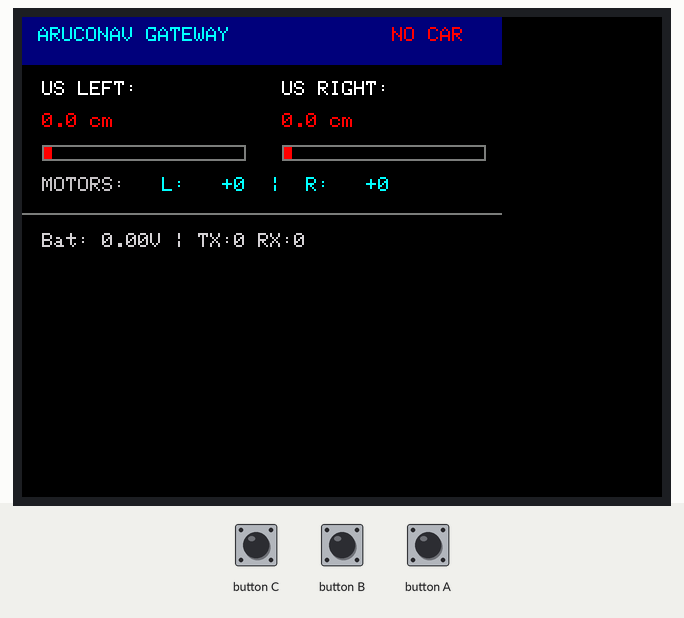
Simulated run of this program. Board: ESP32. Parts: 320×240 colour display. What the program prints to the serial monitor is not drawn.

Above: at 6.29 s.

The program:

main.cpp
```cpp
/*
 * =========================================================================
 * ArUcoNav: M5StickC PLUS 2 USB Remote Node & ESP-NOW Gateway
 * =========================================================================
 * Functions:
 *  - High-speed USB Serial link with Python PC application (115200 baud).
 *  - Direct 2.4GHz ESP-NOW radio transceiver communicating with ESP32-S3 car.
 *  - Built-in color LCD display (135x240) rendering live HUD:
 *      * Link status & Packet Counter
 *      * Dual Ultrasonic distance bars & numbers (Left & Right)
 *      * Motor PWM values (L & R)
 *      * Battery & Power status
 * =========================================================================
 */

#include <M5Unified.h>
#include <esp_now.h>
#include <WiFi.h>
#include <esp_wifi.h>

// Struct for Drive Command sent from PC -> Car
typedef struct __attribute__((packed)) {
  int16_t v_left;
  int16_t v_right;
  uint32_t seq;
} DriveCommandMsg;

// Struct for Telemetry sent from Car -> PC
typedef struct __attribute__((packed)) {
  float us_left_cm;
  float us_right_cm;
  float battery_voltage;
  uint8_t status_code; // 0=OK, 1=WARN, 2=CRITICAL
  uint32_t seq;
} TelemetryMsg;

DriveCommandMsg tx_cmd;
TelemetryMsg rx_telem;

// ESP-NOW Broadcast MAC Address (FF:FF:FF:FF:FF:FF)
uint8_t peer_mac[] = {0xFF, 0xFF, 0xFF, 0xFF, 0xFF, 0xFF};

// Telemetry & UI Tracking
unsigned long last_telem_recv_time = 0;
unsigned long last_display_update = 0;
uint32_t tx_pkt_count = 0;
uint32_t rx_pkt_count = 0;

void onDataRecv(const uint8_t *mac_addr, const uint8_t *data, int len) {
  if (len == sizeof(TelemetryMsg)) {
    memcpy(&rx_telem, data, sizeof(TelemetryMsg));
    last_telem_recv_time = millis();
    rx_pkt_count++;

    // Forward telemetry over USB Serial to Python in clean format: "T,us_left,us_right,v_bat\n"
    Serial.printf("T,%.1f,%.1f,%.2f\n", rx_telem.us_left_cm, rx_telem.us_right_cm, rx_telem.battery_voltage);
  }
}

void setupEspNow() {
  WiFi.mode(WIFI_STA);
  WiFi.disconnect();
  esp_wifi_set_promiscuous(true);
  esp_wifi_set_channel(1, WIFI_SECOND_CHAN_NONE);
  esp_wifi_set_promiscuous(false);

  if (esp_now_init() != ESP_OK) {
    Serial.println("ESP-NOW init failed!");
    return;
  }

  esp_now_register_recv_cb(onDataRecv);

  esp_now_peer_info_t peerInfo = {};
  memcpy(peerInfo.peer_addr, peer_mac, 6);
  peerInfo.channel = 1;
  peerInfo.encrypt = false;
  esp_now_add_peer(&peerInfo);

  Serial.printf("[ESP-NOW] Gateway Ready! MAC: %s on Channel 1\n", WiFi.macAddress().c_str());
}

void drawDisplay() {
  unsigned long now = millis();
  bool is_linked = (now - last_telem_recv_time < 1000 && last_telem_recv_time > 0);

  M5.Display.startWrite();
  M5.Display.fillScreen(TFT_BLACK);

  // Top Header Bar
  M5.Display.fillRect(0, 0, 240, 24, TFT_NAVY);
  M5.Display.setTextColor(TFT_CYAN, TFT_NAVY);
  M5.Display.setTextSize(1);
  M5.Display.drawString("ARUCONAV GATEWAY", 8, 5);

  if (is_linked) {
    M5.Display.setTextColor(TFT_GREEN, TFT_NAVY);
    M5.Display.drawString("LINK: OK", 175, 5);
  } else {
    M5.Display.setTextColor(TFT_RED, TFT_NAVY);
    M5.Display.drawString("NO CAR", 185, 5);
  }

  // Dual Ultrasonic Sensor Gauges
  // Left Sensor
  M5.Display.setTextColor(TFT_WHITE, TFT_BLACK);
  M5.Display.drawString("US LEFT:", 10, 32);
  M5.Display.drawString("US RIGHT:", 130, 32);

  // Distances
  char buf[32];
  snprintf(buf, sizeof(buf), "%.1f cm", rx_telem.us_left_cm);
  uint16_t color_l = (rx_telem.us_left_cm < 20) ? TFT_RED : ((rx_telem.us_left_cm < 58) ? TFT_YELLOW : TFT_GREEN);
  M5.Display.setTextColor(color_l, TFT_BLACK);
  M5.Display.drawString(buf, 10, 48);

  snprintf(buf, sizeof(buf), "%.1f cm", rx_telem.us_right_cm);
  uint16_t color_r = (rx_telem.us_right_cm < 20) ? TFT_RED : ((rx_telem.us_right_cm < 58) ? TFT_YELLOW : TFT_GREEN);
  M5.Display.setTextColor(color_r, TFT_BLACK);
  M5.Display.drawString(buf, 130, 48);

  // Ultrasonic Visual Progress Bars
  int bar_w_l = constrain((int)(rx_telem.us_left_cm * 0.9), 4, 100);
  int bar_w_r = constrain((int)(rx_telem.us_right_cm * 0.9), 4, 100);
  M5.Display.drawRect(10, 64, 102, 8, TFT_DARKGREY);
  M5.Display.fillRect(11, 65, bar_w_l, 6, color_l);

  M5.Display.drawRect(130, 64, 102, 8, TFT_DARKGREY);
  M5.Display.fillRect(131, 65, bar_w_r, 6, color_r);

  // Motor Speeds
  M5.Display.setTextColor(TFT_SILVER, TFT_BLACK);
  M5.Display.drawString("MOTORS:", 10, 80);
  snprintf(buf, sizeof(buf), "L: %+4d  |  R: %+4d", tx_cmd.v_left, tx_cmd.v_right);
  M5.Display.setTextColor(TFT_CYAN, TFT_BLACK);
  M5.Display.drawString(buf, 70, 80);

  // Bottom Status Bar
  M5.Display.drawFastHLine(0, 98, 240, TFT_DARKGREY);
  M5.Display.setTextColor(TFT_LIGHTGREY, TFT_BLACK);
  snprintf(buf, sizeof(buf), "Bat: %.2fV | TX:%u RX:%u", rx_telem.battery_voltage, tx_pkt_count, rx_pkt_count);
  M5.Display.drawString(buf, 10, 108);

  M5.Display.endWrite();
}

void setup() {
  auto cfg = M5.config();
  M5.begin(cfg);

  Serial.begin(115200);
  M5.Display.setRotation(1); // Landscape 240x135
  M5.Display.setBrightness(180);

  M5.Display.fillScreen(TFT_BLACK);
  M5.Display.setTextColor(TFT_CYAN);
  M5.Display.setTextSize(2);
  M5.Display.drawString("ArUcoNav", 60, 40);
  M5.Display.setTextSize(1);
  M5.Display.setTextColor(TFT_WHITE);
  M5.Display.drawString("Initializing ESP-NOW...", 45, 75);

  setupEspNow();
  delay(600);
}

void loop() {
  M5.update();

  // Read drive commands from PC USB Serial: "D,v_left,v_right\n"
  if (Serial.available()) {
    String line = Serial.readStringUntil('\n');
    line.trim();

    if (line.startsWith("D,")) {
      int c1 = line.indexOf(',');
      int c2 = line.indexOf(',', c1 + 1);
      if (c1 > 0 && c2 > 0) {
        tx_cmd.v_left = line.substring(c1 + 1, c2).toInt();
        tx_cmd.v_right = line.substring(c2 + 1).toInt();
        tx_cmd.seq++;

        // Send packet to RC car via ESP-NOW
        esp_now_send(peer_mac, (uint8_t*)&tx_cmd, sizeof(DriveCommandMsg));
        tx_pkt_count++;
      }
    }
  }

  // Refresh display at 15 Hz
  unsigned long now = millis();
  if (now - last_display_update >= 66) {
    last_display_update = now;
    drawDisplay();
  }
}
```
